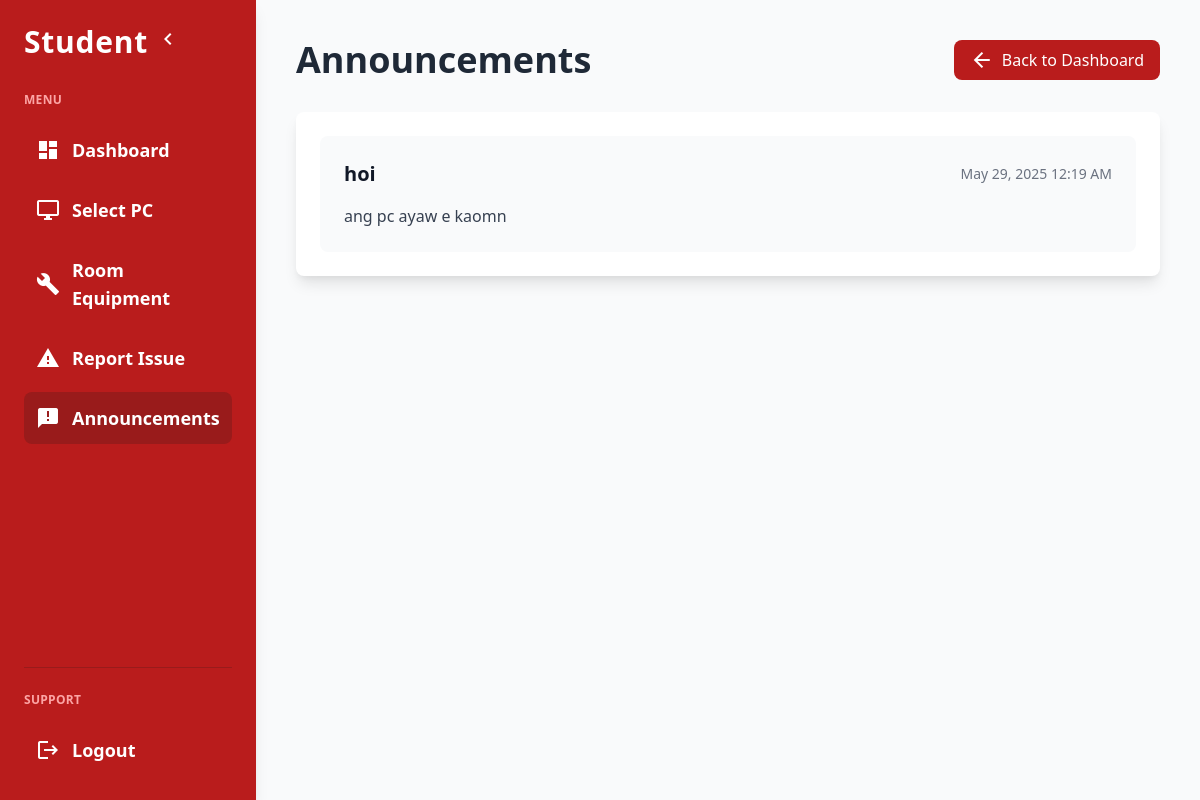
The app's page /student/announcements.php (signed in) with its own data.
### tables this page shows
CREATE TABLE `announcements` (
  `announcement_id` int(11) NOT NULL,
  `title` varchar(200) DEFAULT NULL,
  `message` text DEFAULT NULL,
  `date_posted` timestamp NOT NULL DEFAULT current_timestamp()
);

### student/announcements.php (the view, shortened to what this page needs)
<?php
require '../db/db.php';
$announcements = $conn->query("SELECT * FROM announcements ORDER BY date_posted DESC");
?>
<!DOCTYPE html>
<html lang="en">
<head>
    <link href="https://cdn.jsdelivr.net/npm/tailwindcss@2.2.19/dist/tailwind.min.css" rel="stylesheet">
</head>
<body class="bg-gray-50 text-gray-900">
    <div class="flex h-screen overflow-hidden">
        <nav id="sidebar" class="sidebar w-64 bg-red-700 text-white p-6 flex flex-col overflow-y-auto shadow-lg">
            <div class="flex items-center mb-8">
                <h1 class="text-3xl font-extrabold tracking-wide">Student</h1>
                <button id="toggleSidebar" class="ml-2 text-white focus:outline-none">
                    <span class="material-icons">chevron_left</span>
                </button>
            </div>
            <p class="text-xs font-semibold uppercase mb-4 tracking-wide text-red-300">Menu</p>
            <ul class="flex-grow space-y-2">
                <li>
                    <a href="dashboard.php" class="flex items-center p-3 rounded-lg hover:bg-red-600 transition-colors duration-200">
                        <span class="material-icons">dashboard</span>
                        <span class="font-semibold text-lg">Dashboard</span>
                    </a>
                </li>
                <li>
                    <a href="select_pc.php" class="flex items-center p-3 rounded-lg hover:bg-red-600 transition-colors duration-200">
                        <span class="material-icons">desktop_windows</span>
                        <span class="font-semibold text-lg">Select PC</span>
                    </a>
                </li>
                <li>
                    <a href="equipment_list.php" class="flex items-center p-3 rounded-lg hover:bg-red-600 transition-colors duration-200<?php if(basename($_SERVER['PHP_SELF'])=='equipment_list.php'){echo ' bg-red-800';} ?>">
                        <span class="material-icons">build</span>
                        <span class="font-semibold text-lg">Room Equipment</span>
                    </a>
                </li>
                <li>
                    <a href="report_issue.php" class="flex items-center p-3 rounded-lg hover:bg-red-600 transition-colors duration-200">
                        <span class="material-icons">report_problem</span>
                        <span class="font-semibold text-lg">Report Issue</span>
                    </a>
                </li>
                <li>
                    <a href="announcements.php" class="flex items-center p-3 rounded-lg bg-red-800 hover:bg-red-600 transition-colors duration-200">
                        <span class="material-icons">announcement</span>
                        <span class="font-semibold text-lg">Announcements</span>
                    </a>
                </li>
            </ul>
            <div class="mt-auto pt-6 border-t border-red-800">
                <p class="text-xs font-semibold uppercase mb-4 tracking-wide text-red-300">Support</p>
                <ul>
                    <li>
                        <a href="../login.php" class="flex items-center p-3 rounded-lg hover:bg-red-600 transition-colors duration-200">
                            <span class="material-icons">logout</span>
                            <span class="font-semibold text-lg">Logout</span>
                        </a>
                    </li>
                </ul>
            </div>
        </nav>
        <main class="flex-grow p-6 md:p-10 overflow-y-auto">
            <div class="flex justify-between items-center mb-8">
                <h2 class="text-4xl font-extrabold text-gray-800">Announcements</h2>
                <a href="dashboard.php" class="inline-flex items-center px-4 py-2 bg-red-700 text-white rounded-lg hover:bg-red-800 transition-colors duration-200">
                    <span class="material-icons mr-2">arrow_back</span>
                    Back to Dashboard
                </a>
            </div>
            <div class="bg-white rounded-lg shadow-lg overflow-hidden">
                <div class="p-6">
                    <?php if ($announcements->num_rows > 0): ?>
                        <div class="space-y-6">
                            <?php while ($announcement = $announcements->fetch_assoc()): ?>
                                <div class="p-6 bg-gray-50 rounded-lg">
                                    <div class="flex items-center justify-between mb-4">
                                        <h3 class="text-xl font-semibold text-gray-900"><?= htmlspecialchars($announcement['title']) ?></h3>
                                        <span class="text-sm text-gray-500">
                                            <?= date('F j, Y g:i A', strtotime($announcement['date_posted'])) ?>
                                        </span>
                                    </div>
                                    <div class="prose max-w-none text-gray-700">
                                        <?= nl2br(htmlspecialchars($announcement['message'])) ?>
                                    </div>
                                </div>
                            <?php endwhile; ?>
                        </div>
                    <?php endif; ?>
                </div>
            </div>
        </main>
    </div>
</body>
</html>

### student/announcements.php (style rules this page uses)
nav a span.material-icons { margin-right: 12px; font-size: 24px; vertical-align: middle; }
.sidebar { transition: width 0.3s; }

### records on screen
announcements: title "hoi", date_posted "May 29, 2025 12:19 AM", message "ang pc ayaw e kaomn"
